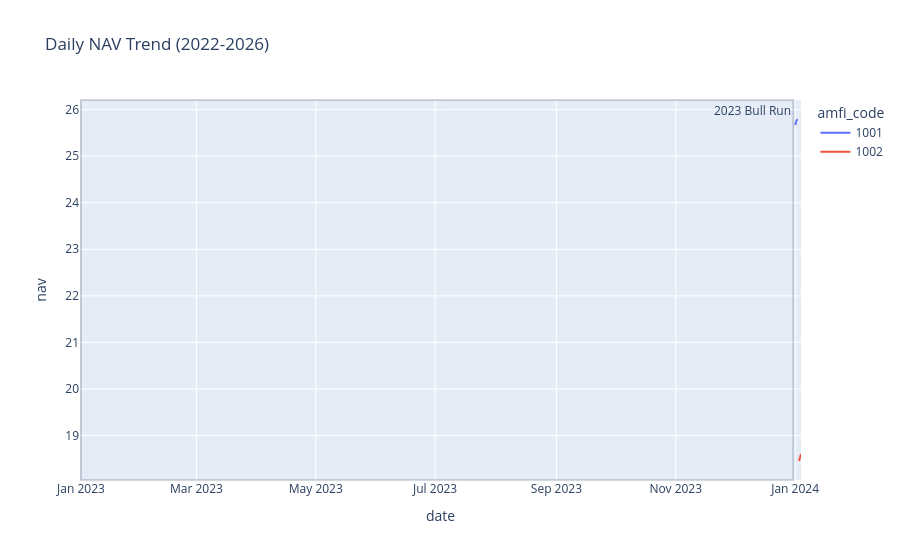

Notebook source saved alongside this figure:
### Code cell
fig.add_vrect(
    x0="2023-01-01",
    x1="2023-12-31",
    annotation_text="2023 Bull Run",
    opacity=0.2
)

fig.show()

### Figure 1 — Plotly figure (JSON) as saved in the notebook; plotly's stock layout.template omitted (floating-point values rounded to 4 significant figures)
{"data": [{"hovertemplate": "amfi_code=1001<br>date=%{x}<br>nav=%{y}<extra></extra>", "legendgroup": "1001", "line": {"color": "#636efa", "dash": "solid"}, "marker": {"symbol": "circle"}, "mode": "lines", "name": "1001", "orientation": "v", "showlegend": true, "type": "scatter", "x": ["2024-01-01T00:00:00.000000000", "2024-01-02T00:00:00.000000000"], "xaxis": "x", "y": [25.67, 25.8], "yaxis": "y"}, {"hovertemplate": "amfi_code=1002<br>date=%{x}<br>nav=%{y}<extra></extra>", "legendgroup": "1002", "line": {"color": "#EF553B", "dash": "solid"}, "marker": {"symbol": "circle"}, "mode": "lines", "name": "1002", "orientation": "v", "showlegend": true, "type": "scatter", "x": ["2024-01-03T00:00:00.000000000", "2024-01-04T00:00:00.000000000"], "xaxis": "x", "y": [18.45, 18.6], "yaxis": "y"}], "layout": {"annotations": [{"showarrow": false, "text": "2023 Bull Run", "x": "2023-12-31", "xanchor": "right", "xref": "x", "y": 1, "yanchor": "top", "yref": "y domain"}], "legend": {"title": {"text": "amfi_code"}, "tracegroupgap": 0}, "shapes": [{"opacity": 0.2, "type": "rect", "x0": "2023-01-01", "x1": "2023-12-31", "xref": "x", "y0": 0, "y1": 1, "yref": "y domain"}], "title": {"text": "Daily NAV Trend (2022-2026)"}, "xaxis": {"anchor": "y", "domain": [0, 1], "title": {"text": "date"}}, "yaxis": {"anchor": "x", "domain": [0, 1], "title": {"text": "nav"}}}}
